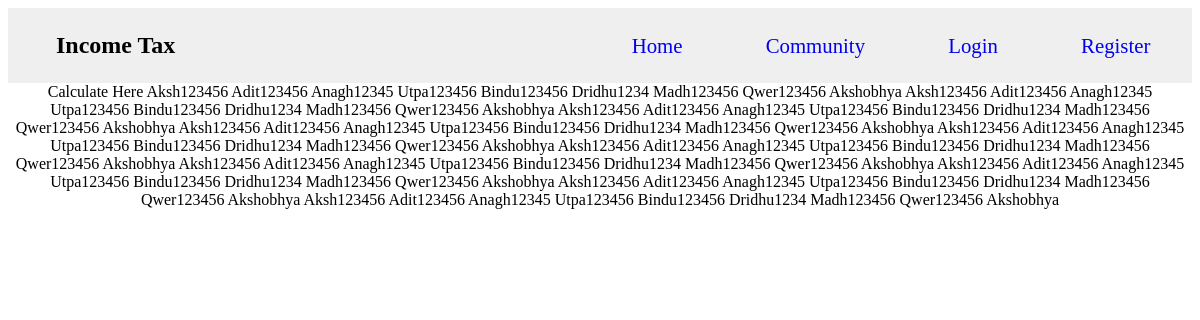
The page /calculation on the database its author committed.
### tax/models.py (models this page shows, shortened)
class tax_on_capital_gain(models.Model):
    Gain_category = models.CharField(max_length = 20, choices = GAIN_CAT )
    Asset_type = models.CharField(max_length=20,choices = ASSET_TYPE)
    Holding_period = models.IntegerField()
    Tax_percentage = models.IntegerField(choices = TAX_PER)
    pan = models.ForeignKey(user, on_delete = models.CASCADE, primary_key = True)

class user(models.Model):
    pan = models.CharField(max_length=200,primary_key = True)
    Year_of_filing = models.IntegerField()
    Aadhar = models.IntegerField()
    Mobile_no = models.IntegerField()
    DOB = models.DateField()
    Fname = models.CharField(max_length=200)
    Mname = models.CharField(max_length=200)
    Lname = models.CharField(max_length=200)
    email = models.EmailField(max_length=200)
    '''class Meta:
        unique_together = (('pan','Year_of_filing'),)'''
    def __str__(self):
        return self.pan

### tax/views.py (the view)
# urls.py: path("calculation",views.calculationview,name="calculation"),
def calculationview(request):
    return render(request = request,
                  template_name='main/calculation.html',
                  context = {"user":user.objects.all(),"tocg":tax_on_capital_gain.objects.all(),
                             "Its":Income_Tax_Slab.objects.all(),"Sal":Salary.objects.all(),
                             "Cg":Capital_gain.objects.all(),"ded":Deduction.objects.all(),
                             "Oi":Other_Income.objects.all()})

### tax/templates/main/calculation.html (shortened to what this page needs)
{% extends 'main/header.html' %}
{% block content %}
<div class = 'a'>
Calculate Here
{%for u in user%}
{%for to in tocg%}
{%if to.tocg == u.tocg%}
{{to.pan}}
{%endif%}
{%endfor%}
{%endfor%}
{%endblock%}

### tax/templates/main/header.html (shortened to what this page needs)
<!DOCTYPE html>
<html lang="en">
<head>
	{% load static %}
	<link rel="stylesheet" href="{% static 'main.css' %}">
</head>
<body>
	<div class="header">
		<h2 class="first-link">Income Tax</h2>
		<a href="/">Home</a>
		<a href="http://bangaloreuniversity.ac.in/">Community</a>
		{% if user.is_authenticated %}
		<a href="/account">{{user.username|title}}</a>
		<a href = "/fillform"> fillform </a>
		<a href="/logout">Logout</a>
		{% else %}
		<a href="/login">Login</a>
		<a href="/register">Register</a>
		{% endif %}
	</div>
	{% block content %}
	{% endblock %}
</body>
</html>

### tax/static/main.css (style rules this page uses)
html { font-size: 16px; }
.header { display: flex; align-items: center; background-color: #efefef; }
.header a { text-decoration: none; display: inline-block; font-size: 1.3em; padding: 1em 2em; }
.first-link { margin: 0; margin-right: auto; padding: 1em 2em; }

### tax/templates/main/header.html (style rules this page uses)
div.a { text-align: center; }

### tax/templates/main/calculation.html (style rules this page uses)
div.a { text-align: center; }

### rows shown on the page
tax_on_capital_gain: pan "Aksh123456"
tax_on_capital_gain: pan "Adit123456"
tax_on_capital_gain: pan "Anagh12345"
tax_on_capital_gain: pan "Utpa123456"
tax_on_capital_gain: pan "Bindu123456"
tax_on_capital_gain: pan "Dridhu1234"
tax_on_capital_gain: pan "Madh123456"
tax_on_capital_gain: pan "Qwer123456"
tax_on_capital_gain: pan "Akshobhya"
